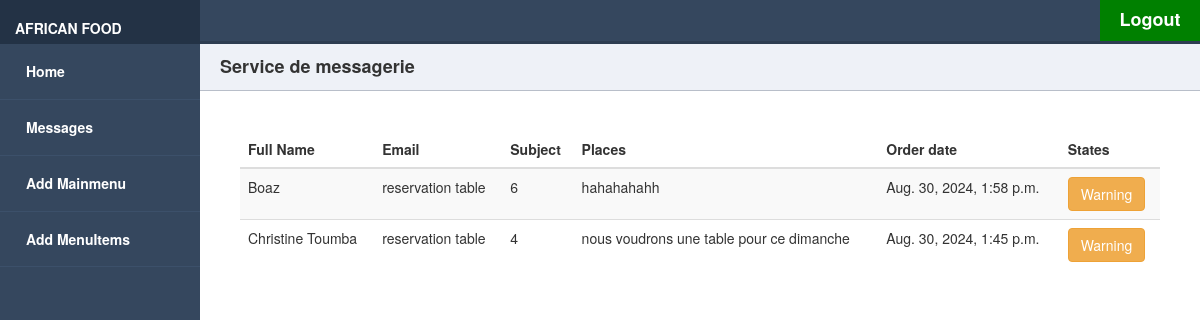
Page /dashboard/usermessages (signed in) on the earlier database version.
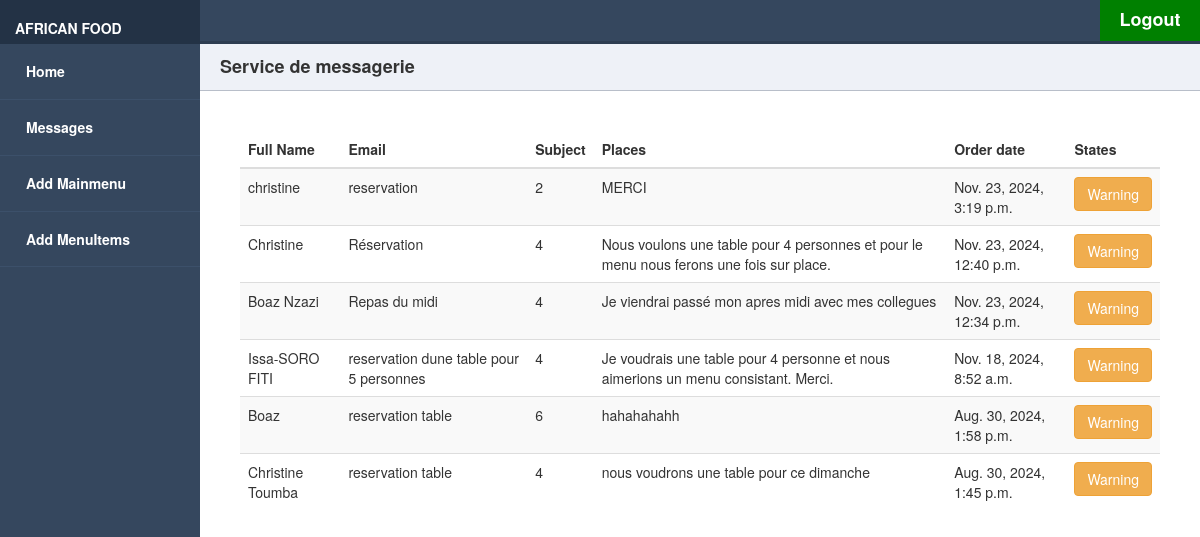
Same page on the later database version.
### menu/models.py (models this page shows)
class Contactus(models.Model):
    fullname = models.CharField(max_length=60)
    email = models.CharField(max_length=60)
    subject = models.CharField(max_length=60)
    nbre_de_place = models.CharField(max_length=60)
    rdv = models.DateTimeField(default=timezone.now)
    description = models.TextField(max_length=400)
    date = models.DateTimeField(auto_now_add=True)

### dashboard/views.py (the view)
# urls.py: path('usermessages', views.usermessages, name='usermessages'),
@login_required
def usermessages(request):
    messages = Contactus.objects.all().order_by('-date')
    data ={
        'messages':messages,
    }
    return render(request,'pages/messages.html',data)

### dashboard/templates/pages/messages.html (shortened to what this page needs)
{% extends 'master/dashmaster.html' %}
{% block content %}
{% load static %}
<div class="main-content">
    <div class="title">
        Service de messagerie
    </div>
    <div class="menuform">
        <table class="table table-striped table-dark">
            <thead>
            <tr>
                <th scope="col">Full Name</th>
                <th scope="col">Email</th>
                <th scope="col">Subject</th>
                <th scope="col">Places</th>
                <th scope="col">Order date</th>
                <th scope="col">States</th>
            </tr>
            </thead>
            <tbody>
            {%for message in messages %}
            <tr>
                <td>{{message.fullname}}</td>
                <td>{{message.subject}}</td>
                <td>{{message.nbre_de_place}}</td>
                <td>{{message.description}}</td>
                 <td>{{message.date}}</td>
                <td>
                    <a href="mailto:{{ message.email }}">
                      <button type="button" class="btn btn-warning" data-email="{{ message.email }}">Warning</button>
                    </a>
                  </td>
            </tr>
            {% endfor %}
            </tbody>
        </table>
    </div>
</div>
{% endblock %}

Differences in the rows shown:
added Contactus: fullname "christine", subject "reservation", nbre_de_place "2", description "MERCI", date "Nov. 23, 2024, 3:19 p.m."
added Contactus: fullname "Christine", subject "Réservation", nbre_de_place "4", description "Nous voulons une table pour 4 personnes et pour le menu nous ferons une fois sur place.", date "Nov. 23, 2024, 12:40 p.m."
added Contactus: fullname "Boaz Nzazi", subject "Repas du midi", nbre_de_place "4", description "Je viendrai passé mon apres midi avec mes collegues", date "Nov. 23, 2024, 12:34 p.m."
added Contactus: fullname "Issa-SORO FITI", subject "reservation dune table pour 5 personnes", nbre_de_place "4", description "Je voudrais une table pour 4 personne et nous aimerions un menu consistant. Merci.", date "Nov. 18, 2024, 8:52 a.m."
